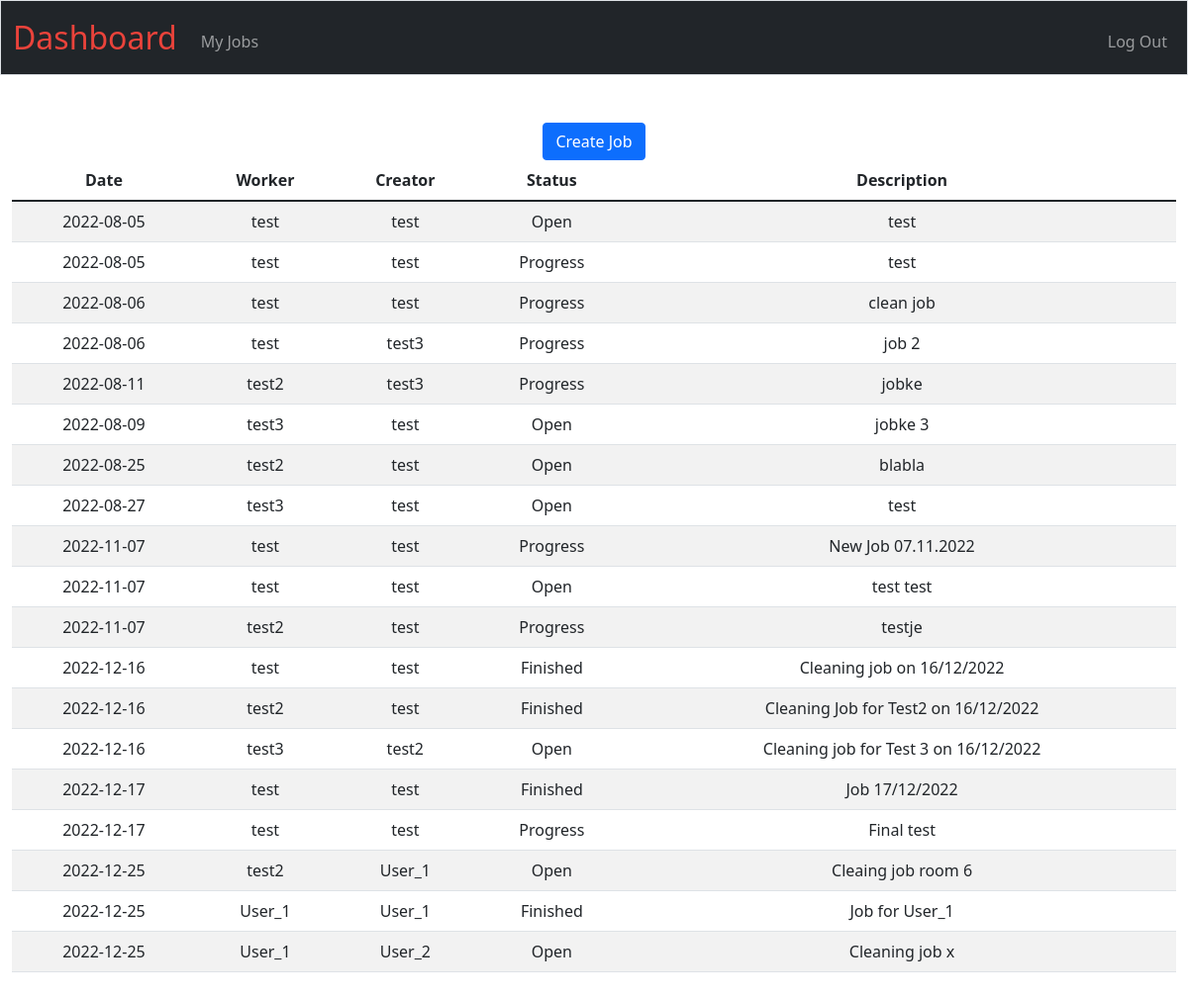
The page / (signed in) on the database its author committed.
### tables this page shows
CREATE TABLE jobs (job_id INTEGER PRIMARY KEY AUTOINCREMENT NOT NULL, creator_id INTEGER NOT NULL, date DATE NOT NULL, description TEXT, status TEXT NOT NULL, creation_time TIMESTAMP NOT NULL DEFAULT CURRENT_TIMESTAMP, worker_id INTEGER NOT NULL, FOREIGN KEY(creator_id) REFERENCES users(id));

CREATE TABLE users (id INTEGER PRIMARY KEY AUTOINCREMENT NOT NULL, username TEXT NOT NULL, hash TEXT NOT NULL);

### app.py (the view)
@app.route("/",methods=["GET", "POST"])
@login_required
def index():
    if request.method == "POST":
        return redirect("/create")
    else:
        alljobs = db.execute("SELECT * FROM jobs")
        for i in range(len(alljobs)):
            alljobs[i]["worker_name"] = db.execute("SELECT * FROM users WHERE id = ?", alljobs[i]["worker_id"])[0]["username"]
            alljobs[i]["creator_name"] = db.execute("SELECT * FROM users WHERE id = ?", alljobs[i]["creator_id"])[0]["username"]
        return render_template("index.html",alljobs=alljobs)

### app.py (called while the page is built)
@app.after_request
def after_request(response):
    response.headers["Cache-Control"] = "no-cache, no-store, must-revalidate"
    response.headers["Expires"] = 0
    response.headers["Pragma"] = "no-cache"
    return response

### helpers.py (called while the page is built)
def login_required(f):
    @wraps(f)
    def decorated_function(*args, **kwargs):
        if session.get("user_id") is None:
            return redirect("/login")
        return f(*args, **kwargs)
    return decorated_function

### templates/index.html (shortened to what this page needs)
{% extends "layout.html" %}
{% block main %}
<form action="/" method="post">
    <div class="mb-3">
    <button class="btn btn-primary" type="submit">Create Job</button>
</form>
<table class="table table-striped">
    <thead>
        <tr>
            <th class="col">Date</th>
            <th class="col">Worker</th>
            <th class="col">Creator</th>
            <th class="col">Status</th>
            <th class="col">Description</th>
        </tr>
    </thead>
    <tbody>
    {% for job in alljobs%}
    <tr>
        <td>{{ job.date }}</td>
        <td>{{ job.worker_name }}</td>
        <td>{{ job.creator_name }}</td>
        <td>{{ job.status }}</td>
        <td>{{ job.description }}</td>
    </tr>
    {% endfor %}
    </tbody>
</table>
{% endblock %}

### templates/layout.html (shortened to what this page needs)
<!DOCTYPE html>
<html lang="en">
    <head>
        <link href="https://cdn.jsdelivr.net/npm/bootstrap@5.1.3/dist/css/bootstrap.min.css" rel="stylesheet">
        <link href="/static/styles.css" rel="stylesheet">
    </head>
    <body>
        <nav class="bg-dark border navbar navbar-expand-md navbar-dark">
            <div class="container-fluid">
                <a class="navbar-brand" href="/"><span class="red">Dashboard</span></a>
                <div class="collapse navbar-collapse" id="navbar">
                    {% if session["user_id"] %}
                        <ul class="navbar-nav me-auto mt-2">
                            <li class="nav-item"><a class="nav-link" href="/jobs">My Jobs</a></li>
                        </ul>
                        <ul class="navbar-nav ms-auto mt-2">
                            <li class="nav-item"><a class="nav-link" href="/logout">Log Out</a></li>
                        </ul>
                    {% else %}
                        <ul class="navbar-nav ms-auto mt-2">
                            <li class="nav-item"><a class="nav-link" href="/register">Register</a></li>
                            <li class="nav-item"><a class="nav-link" href="/login">Log In</a></li>
                        </ul>
                    {% endif %}
                </div>
            </div>
        </nav>
        <main class="container-fluid py-5 text-center">
            {% block main %}{% endblock %}
        </main>
    </body>
</html>

### static/styles.css (style rules this page uses)
nav .navbar-brand { font-size: xx-large; }
nav .navbar-brand .red { color: #ea433b; }

### rows shown on the page
jobs: date "2022-08-05", worker_name "test", creator_name "test", status "Open", description "test"
jobs: date "2022-08-05", worker_name "test", creator_name "test", status "Progress", description "test"
jobs: date "2022-08-06", worker_name "test", creator_name "test", status "Progress", description "clean job"
jobs: date "2022-08-06", worker_name "test", creator_name "test3", status "Progress", description "job 2"
jobs: date "2022-08-11", worker_name "test2", creator_name "test3", status "Progress", description "jobke"
jobs: date "2022-08-09", worker_name "test3", creator_name "test", status "Open", description "jobke 3"
jobs: date "2022-08-25", worker_name "test2", creator_name "test", status "Open", description "blabla"
jobs: date "2022-08-27", worker_name "test3", creator_name "test", status "Open", description "test"
jobs: date "2022-11-07", worker_name "test", creator_name "test", status "Progress", description "New Job 07.11.2022"
jobs: date "2022-11-07", worker_name "test", creator_name "test", status "Open", description "test test"
jobs: date "2022-11-07", worker_name "test2", creator_name "test", status "Progress", description "testje"
jobs: date "2022-12-16", worker_name "test", creator_name "test", status "Finished", description "Cleaning job on 16/12/2022"
jobs: date "2022-12-16", worker_name "test2", creator_name "test", status "Finished", description "Cleaning Job for Test2 on 16/12/2022"
jobs: date "2022-12-16", worker_name "test3", creator_name "test2", status "Open", description "Cleaning job for Test 3 on 16/12/2022"
jobs: date "2022-12-17", worker_name "test", creator_name "test", status "Finished", description "Job 17/12/2022"
jobs: date "2022-12-17", worker_name "test", creator_name "test", status "Progress", description "Final test"
jobs: date "2022-12-25", worker_name "test2", creator_name "User_1", status "Open", description "Cleaing job room 6"
jobs: date "2022-12-25", worker_name "User_1", creator_name "User_1", status "Finished", description "Job for User_1"
jobs: date "2022-12-25", worker_name "User_1", creator_name "User_2", status "Open", description "Cleaning job x"
